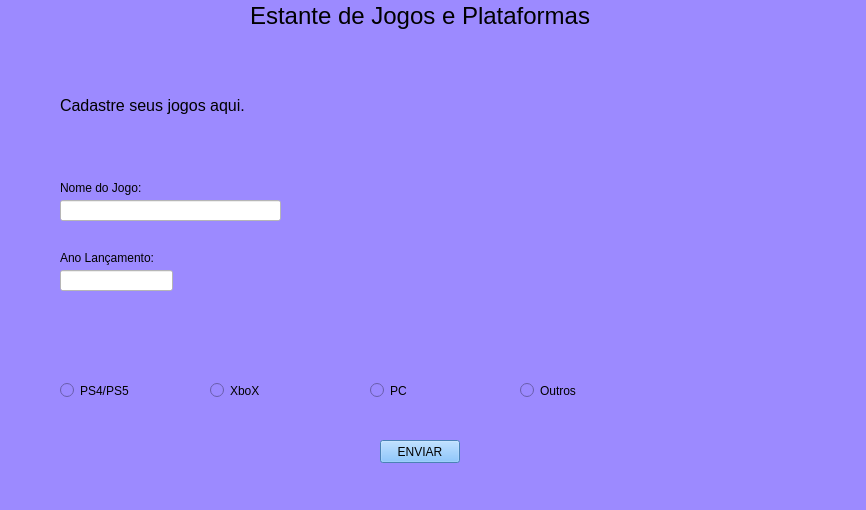
<?xml version="1.0" encoding="UTF-8"?>
<ui version="4.0">
 <class>MainWindow</class>
 <widget class="QMainWindow" name="MainWindow">
  <property name="geometry">
   <rect>
    <x>0</x>
    <y>0</y>
    <width>866</width>
    <height>510</height>
   </rect>
  </property>
  <property name="windowTitle">
   <string>MainWindow</string>
  </property>
  <property name="styleSheet">
   <string notr="true">background-color: rgb(156, 138, 255);</string>
  </property>
  <widget class="QWidget" name="centralwidget">
   <widget class="QLabel" name="label">
    <property name="geometry">
     <rect>
      <x>250</x>
      <y>0</y>
      <width>351</width>
      <height>31</height>
     </rect>
    </property>
    <property name="font">
     <font>
      <family>Ubuntu</family>
      <pointsize>18</pointsize>
     </font>
    </property>
    <property name="text">
     <string>Estante de Jogos e Plataformas</string>
    </property>
   </widget>
   <widget class="QLineEdit" name="lineEdit">
    <property name="geometry">
     <rect>
      <x>60</x>
      <y>200</y>
      <width>221</width>
      <height>21</height>
     </rect>
    </property>
    <property name="styleSheet">
     <string notr="true">background-color: rgb(255, 255, 255);</string>
    </property>
   </widget>
   <widget class="QLineEdit" name="lineEdit_2">
    <property name="geometry">
     <rect>
      <x>60</x>
      <y>270</y>
      <width>113</width>
      <height>21</height>
     </rect>
    </property>
    <property name="styleSheet">
     <string notr="true">background-color: rgb(255, 255, 255);</string>
    </property>
   </widget>
   <widget class="QLabel" name="label_2">
    <property name="geometry">
     <rect>
      <x>60</x>
      <y>180</y>
      <width>121</width>
      <height>16</height>
     </rect>
    </property>
    <property name="text">
     <string>Nome do Jogo:</string>
    </property>
   </widget>
   <widget class="QLabel" name="label_3">
    <property name="geometry">
     <rect>
      <x>60</x>
      <y>250</y>
      <width>151</width>
      <height>16</height>
     </rect>
    </property>
    <property name="text">
     <string>Ano Lançamento:</string>
    </property>
   </widget>
   <widget class="QLabel" name="label_4">
    <property name="geometry">
     <rect>
      <x>60</x>
      <y>80</y>
      <width>211</width>
      <height>51</height>
     </rect>
    </property>
    <property name="font">
     <font>
      <pointsize>12</pointsize>
     </font>
    </property>
    <property name="text">
     <string>Cadastre seus jogos aqui. </string>
    </property>
   </widget>
   <widget class="QRadioButton" name="radioButton">
    <property name="geometry">
     <rect>
      <x>60</x>
      <y>380</y>
      <width>99</width>
      <height>21</height>
     </rect>
    </property>
    <property name="text">
     <string>PS4/PS5</string>
    </property>
   </widget>
   <widget class="QRadioButton" name="radioButton_2">
    <property name="geometry">
     <rect>
      <x>210</x>
      <y>380</y>
      <width>99</width>
      <height>21</height>
     </rect>
    </property>
    <property name="text">
     <string>XboX</string>
    </property>
   </widget>
   <widget class="QRadioButton" name="radioButton_3">
    <property name="geometry">
     <rect>
      <x>370</x>
      <y>380</y>
      <width>99</width>
      <height>21</height>
     </rect>
    </property>
    <property name="text">
     <string>PC</string>
    </property>
   </widget>
   <widget class="QRadioButton" name="radioButton_4">
    <property name="geometry">
     <rect>
      <x>520</x>
      <y>380</y>
      <width>99</width>
      <height>21</height>
     </rect>
    </property>
    <property name="text">
     <string>Outros</string>
    </property>
   </widget>
   <widget class="QPushButton" name="pushButton">
    <property name="geometry">
     <rect>
      <x>380</x>
      <y>440</y>
      <width>80</width>
      <height>23</height>
     </rect>
    </property>
    <property name="styleSheet">
     <string notr="true">background-color: rgb(105, 182, 255);</string>
    </property>
    <property name="text">
     <string>ENVIAR</string>
    </property>
   </widget>
  </widget>
  <widget class="QMenuBar" name="menubar">
   <property name="geometry">
    <rect>
     <x>0</x>
     <y>0</y>
     <width>866</width>
     <height>20</height>
    </rect>
   </property>
  </widget>
  <widget class="QStatusBar" name="statusbar"/>
 </widget>
 <resources/>
 <connections/>
</ui>
